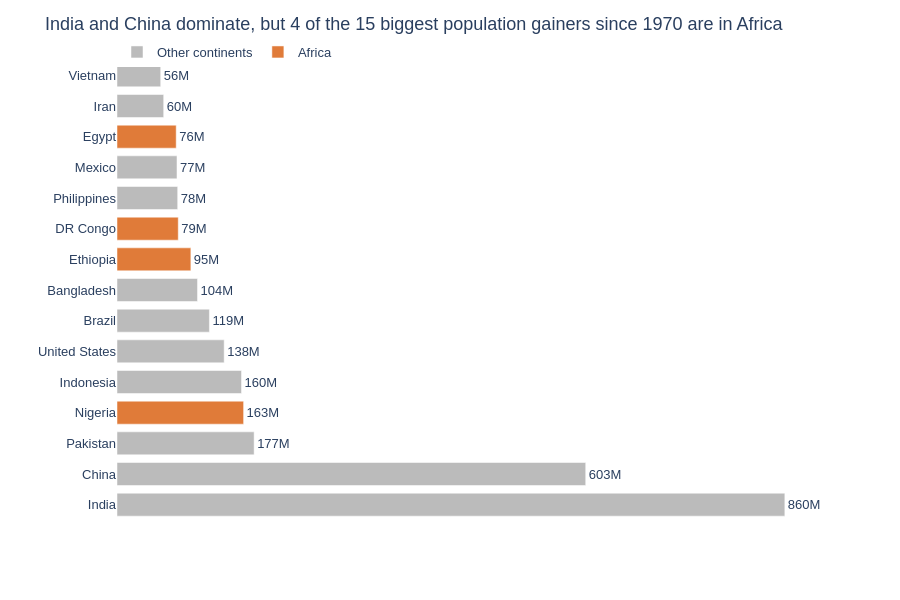

Source (notebook cell):
### Markdown cell above
**Chart choice & justification:** *Which chart did you choose, and why? Justify design choices.

*YOUR ANSWER HERE*

I used a sorted horizontal bar chart because it is best for ranking. African countries are orange, so you can count them quickly.

### Code cell
# Q2
# YOUR CODE HERE

# Step 1: People added 1970 -> 2022, top 15
df['Added'] = df['2022 Population'] - df['1970 Population']
top15 = df.nlargest(15, 'Added').copy()
n_africa = (top15['Continent'] == 'Africa').sum()

# Step 2: Colour Africa, grey the rest; label in millions
top15['Group'] = np.where(top15['Continent'] == 'Africa', 'Africa', 'Other continents')
top15['Label'] = (top15['Added'] / 1e6).map('{:,.0f}M'.format)

fig = px.bar(top15.sort_values('Added'), x='Added', y='Country', orientation='h',
             color='Group', text='Label',
             color_discrete_map={'Africa': ACCENT, 'Other continents': GREY},
             category_orders={'Country': top15.sort_values('Added')['Country'].tolist()},
             template='plotly_white', height=600)
fig.update_traces(textposition='outside', cliponaxis=False)

# Step 3: Layout — axis hidden because every bar has its own label
fig.update_layout(
    title=f"India and China dominate, but {n_africa} of the 15 biggest population gainers since 1970 are in Africa",
    font=dict(family='Arial', size=13), bargap=0.25,
    legend=dict(title='', orientation='h', x=0, y=1.05))
fig.update_xaxes(visible=False)
fig.update_yaxes(title='')
fig.show()

### Figure 1 — Plotly figure (JSON) as saved in the notebook; plotly's stock layout.template omitted (floating-point values rounded to 4 significant figures)
{"data": [{"cliponaxis": false, "hovertemplate": "Group=Other continents<br>Added=%{x}<br>Country=%{y}<br>Label=%{text}<extra></extra>", "legendgroup": "Other continents", "marker": {"color": "#BBBBBB", "pattern": {"shape": ""}}, "name": "Other continents", "orientation": "h", "showlegend": true, "text": ["56M", "60M", "77M", "78M", "104M", "119M", "138M", "160M", "177M", "603M", "860M"], "textposition": "outside", "type": "bar", "x": [56258007, 60100865, 77214819, 78123423, 103644512, 118943623, 137961517, 160272945, 176533990, 603352887, 859671872], "xaxis": "x", "y": ["Vietnam", "Iran", "Mexico", "Philippines", "Bangladesh", "Brazil", "United States", "Indonesia", "Pakistan", "China", "India"], "yaxis": "y"}, {"cliponaxis": false, "hovertemplate": "Group=Africa<br>Added=%{x}<br>Country=%{y}<br>Label=%{text}<extra></extra>", "legendgroup": "Africa", "marker": {"color": "#E07B39", "pattern": {"shape": ""}}, "name": "Africa", "orientation": "h", "showlegend": true, "text": ["76M", "79M", "95M", "163M"], "textposition": "outside", "type": "bar", "x": [76208117, 78858479, 95071678, 162971948], "xaxis": "x", "y": ["Egypt", "DR Congo", "Ethiopia", "Nigeria"], "yaxis": "y"}], "layout": {"bargap": 0.25, "barmode": "relative", "font": {"family": "Arial", "size": 13}, "height": 600, "legend": {"orientation": "h", "title": {"text": ""}, "tracegroupgap": 0, "x": 0, "y": 1.05}, "margin": {"t": 60}, "title": {"text": "India and China dominate, but 4 of the 15 biggest population gainers since 1970 are in Africa"}, "xaxis": {"anchor": "y", "domain": [0, 1], "title": {"text": "Added"}, "visible": false}, "yaxis": {"anchor": "x", "categoryarray": ["India", "China", "Pakistan", "Nigeria", "Indonesia", "United States", "Brazil", "Bangladesh", "Ethiopia", "DR Congo", "Philippines", "Mexico", "Egypt", "Iran", "Vietnam"], "categoryorder": "array", "domain": [0, 1], "title": {"text": ""}}}}
